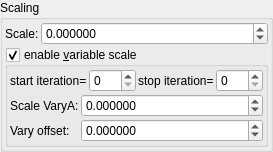
    <widget class="QGroupBox" name="groupBox_9">
     <property name="title">
      <string>Scaling</string>
     </property>
     <layout class="QVBoxLayout" name="verticalLayout_13" stretch="0,0">
      <property name="spacing">
       <number>2</number>
      </property>
      <property name="leftMargin">
       <number>2</number>
      </property>
      <property name="topMargin">
       <number>2</number>
      </property>
      <property name="rightMargin">
       <number>2</number>
      </property>
      <property name="bottomMargin">
       <number>2</number>
      </property>
      <item>
       <layout class="QHBoxLayout" name="horizontalLayout_3" stretch="0,1">
        <property name="topMargin">
         <number>0</number>
        </property>
        <item>
         <widget class="QLabel" name="label_11">
          <property name="text">
           <string>Scale:</string>
          </property>
         </widget>
        </item>
        <item>
         <widget class="MyDoubleSpinBox" name="spinbox_transf_scale_2">
          <property name="sizePolicy">
           <sizepolicy hsizetype="Minimum" vsizetype="Maximum">
            <horstretch>0</horstretch>
            <verstretch>0</verstretch>
           </sizepolicy>
          </property>
          <property name="prefix">
           <string/>
          </property>
          <property name="suffix">
           <string/>
          </property>
          <property name="decimals">
           <number>6</number>
          </property>
          <property name="minimum">
           <double>-99.989999999999995</double>
          </property>
          <property name="maximum">
           <double>99.989999999999995</double>
          </property>
          <property name="singleStep">
           <double>0.100000000000000</double>
          </property>
         </widget>
        </item>
       </layout>
      </item>
      <item>
       <widget class="MyGroupBox" name="groupCheck_transf_function_enabledK_false">
        <property name="title">
         <string>enable &amp;variable scale</string>
        </property>
        <property name="checkable">
         <bool>true</bool>
        </property>
        <layout class="QVBoxLayout" name="verticalLayout_15" stretch="0,0">
         <property name="spacing">
          <number>2</number>
         </property>
         <property name="leftMargin">
          <number>2</number>
         </property>
         <property name="topMargin">
          <number>2</number>
         </property>
         <property name="rightMargin">
          <number>2</number>
         </property>
         <property name="bottomMargin">
          <number>2</number>
         </property>
         <item>
          <layout class="QHBoxLayout" name="horizontalLayout" stretch="0,1,0,1">
           <property name="topMargin">
            <number>0</number>
           </property>
           <item>
            <widget class="QLabel" name="label_74">
             <property name="text">
              <string>start iteration=</string>
             </property>
             <property name="wordWrap">
              <bool>true</bool>
             </property>
            </widget>
           </item>
           <item>
            <widget class="MySpinBox" name="spinboxInt_transf_start_iterations_K">
             <property name="sizePolicy">
              <sizepolicy hsizetype="Minimum" vsizetype="Maximum">
               <horstretch>0</horstretch>
               <verstretch>0</verstretch>
              </sizepolicy>
             </property>
             <property name="minimum">
              <number>0</number>
             </property>
             <property name="maximum">
              <number>999</number>
             </property>
             <property name="value">
              <number>0</number>
             </property>
            </widget>
           </item>
           <item>
            <widget class="QLabel" name="label_59">
             <property name="text">
              <string>stop iteration=</string>
             </property>
             <property name="wordWrap">
              <bool>true</bool>
             </property>
            </widget>
           </item>
           <item>
            <widget class="MySpinBox" name="spinboxInt_transf_stop_iterations_K">
             <property name="sizePolicy">
              <sizepolicy hsizetype="Preferred" vsizetype="Maximum">
               <horstretch>0</horstretch>
               <verstretch>0</verstretch>
              </sizepolicy>
             </property>
             <property name="maximum">
              <number>999</number>
             </property>
            </widget>
           </item>
          </layout>
         </item>
         <item>
          <layout class="QGridLayout" name="gridLayout_31" columnstretch="0,1">
           <property name="spacing">
            <number>2</number>
           </property>
           <item row="1" column="1">
            <widget class="MyDoubleSpinBox" name="spinbox_transf_scale_vary_0">
             <property name="sizePolicy">
              <sizepolicy hsizetype="Minimum" vsizetype="Maximum">
               <horstretch>0</horstretch>
               <verstretch>0</verstretch>
              </sizepolicy>
             </property>
             <property name="prefix">
              <string/>
             </property>
             <property name="suffix">
              <string/>
             </property>
             <property name="decimals">
              <number>6</number>
             </property>
             <property name="minimum">
              <double>-100000.000000000000000</double>
             </property>
             <property name="maximum">
              <double>100000.000000000000000</double>
             </property>
             <property name="singleStep">
              <double>0.100000000000000</double>
             </property>
            </widget>
           </item>
           <item row="2" column="1">
            <widget class="MyDoubleSpinBox" name="spinbox_transf_scaleC_1">
             <property name="sizePolicy">
              <sizepolicy hsizetype="Minimum" vsizetype="Maximum">
               <horstretch>0</horstretch>
               <verstretch>0</verstretch>
              </sizepolicy>
             </property>
             <property name="prefix">
              <string/>
             </property>
             <property name="suffix">
              <string/>
             </property>
             <property name="decimals">
              <number>6</number>
             </property>
             <property name="minimum">
              <double>-100000.000000000000000</double>
             </property>
             <property name="maximum">
              <double>100000.000000000000000</double>
             </property>
             <property name="singleStep">
              <double>0.100000000000000</double>
             </property>
            </widget>
           </item>
           <item row="2" column="0">
            <widget class="QLabel" name="label_150">
             <property name="text">
              <string>Vary offset:</string>
             </property>
            </widget>
           </item>
           <item row="1" column="0">
            <widget class="QLabel" name="label_145">
             <property name="text">
              <string>Scale VaryA:</string>
             </property>
            </widget>
           </item>
          </layout>
         </item>
        </layout>
       </widget>
      </item>
     </layout>
    </widget>
